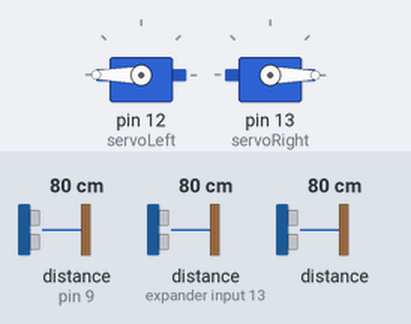
Bench run of a sketch on a simulated Arduino Uno, built with avr-gcc and run on an emulated ATmega328P. On the bench: 2 × servo. The test bench sets the inputs (shaded band); at power-on: distance to the obstacle (sensors on pin 9, expander input 13) 80 cm, distance to the obstacle 80 cm. The echo pulse lasts 58.3 µs per cm; what the sketch prints to the serial monitor is not drawn.

Above: at 1.2 s.
1.3 s: distance to the obstacle (sensor on pin 9) set to 9 cm
2.8 s: distance to the obstacle (sensor on pin 9) set to 6 cm
At 3.4 s:
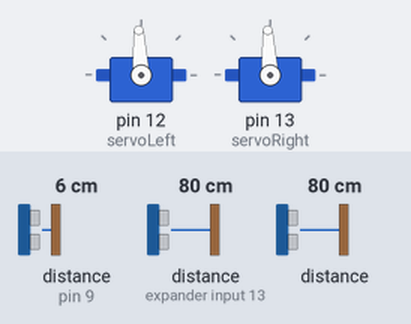
At 5.2 s:
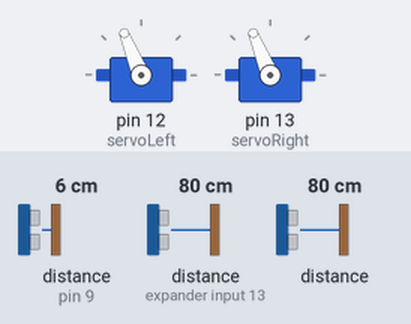
5.8 s: distance to the obstacle (sensor 209) set to 2 cm
8.8 s: distance to the obstacle (sensor on pin 9) set to 18 cm
10.5 s: distance to the obstacle (sensor on expander input 13) set to 2 cm
At 11.0 s:
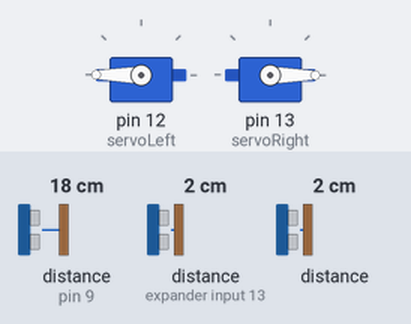
12.1 s: distance to the obstacle (sensor on expander input 13) set to 4 cm
At 13.0 s:
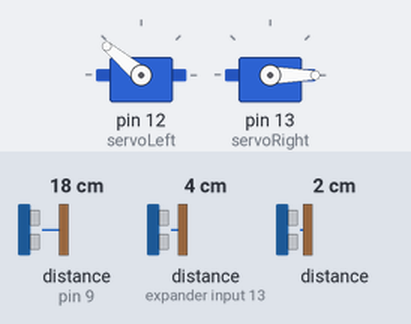
Timing chart, 0 to 14.7 s (numbered marks = the images above; inputs shaded):
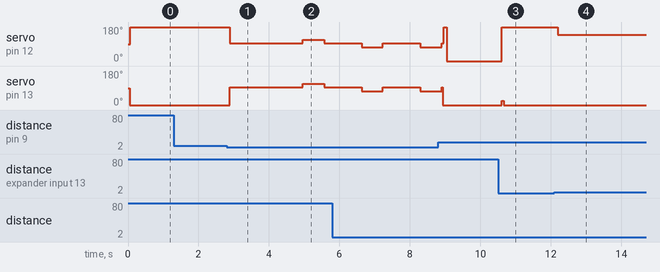

The sketch:

PID_MazeSolver.ino
```cpp
#include <Servo.h>              // Servo Library
#include <HCSR04.h>             // UltraSonic library for 1 trigger

Servo servoLeft;                // Declare Left Servo - using servoLeft will determine the velocity of the Left Servo
Servo servoRight;               // Declare Right Servo - using servoRight will determine the velocity of the Right Servo

// -----------------CAUTION-----------------
// TRIAL VERSION FOR PID STABILISER
// -----------------------------------------

// Distance Parameters & Initialisation
HCSR04 hc(3, new int[3]{9,10, 11}, 3); //initialisation class HCSR04 (trig pin , echo pin, number of sensor) (Front,Left,Right)

double distanceFRT, distanceLHS, distanceRHS;

const double thresholdDistanceFRT = 7.5;        // The left and right are pretty good now could make the front a bit bigger
const double thresholdDistanceLHS = 13.0;
const double thresholdDistanceRHS = 13.0;

// Solving Bias
// 0 - Left Bias
// 1 - Right Bias
int turnBias = 1;

// Signal Pre-processing
double filteredDistanceFRT = 0.0;
double filteredDistanceLHS = 0.0;
double filteredDistanceRHS = 0.0;
const  double default_smoothingFactor = 0.3;

// PID Params
double drift = 0.0;
double error = 0.0;
double prev_error = 0.0;
double deriv = 0.0;
double integ = 0;
double max_integ = 35;
double correction = 0.0;
double Kp = 20;           // Over-exaggerated motion
double Kd = 18;           // A lot of kick
double Ki = 0;            // TODO find optimal tuning.
double dt;
double leftservoVal;
double rightservoVal;
double currentTime;
double previousTime;

void setup() {
  attachServos();
  Serial.begin(9600);           // Sets baud rate.
}

void loop() {
    // Reset the movedForward flag at the beginning of each cycle
    bool movedForward = false;
    Serial.println("LOOP START");

    // Read initial sensor values
    distanceFRT = hc.dist(0);
    delay(10);                   // DO NOT REMOVE
    distanceLHS = hc.dist(1);
    delay(10);                   // DO NOT REMOVE
    distanceRHS = hc.dist(2);
    delay(10);                   // DO NOT REMOVE


    // While loop to move forward while the front distance is greater than the threshold
    while (distanceFRT > thresholdDistanceFRT) {
      if (!movedForward){
       servoRight.write(0);   // Right Servo rotates clockwise
       delay(20);
       servoLeft.write(180);    // Left Servo rotates anti-clockwise
       delay(20);
      }
      distanceFRT = hc.dist(0);
      delay(20);
      //Serial.print("DistanceFRT: ");
      //Serial.println(distanceFRT);

      // -----------------PD Ctrl START-----------------
      // Fetch Side sensor vals
      distanceLHS = hc.dist(1);
      filteredDistanceLHS = EWMA_Filter(distanceLHS, filteredDistanceLHS, default_smoothingFactor);      // Filtering out noise
      delay(20);
      distanceRHS = hc.dist(2);
      filteredDistanceRHS = EWMA_Filter(distanceRHS, filteredDistanceRHS, default_smoothingFactor);
      delay(20);

      // PID calculations Start
      correction = PD_correction(distanceLHS, distanceRHS);

      // Impose new servo velocities
      leftservoVal = constrain(180 - correction, 0, 180);
      rightservoVal = constrain(0 - correction, 0, 180);

      servoLeft.write(leftservoVal);
      servoRight.write(rightservoVal);

      // Debug statement, comment it to hide
      //Serial.print(drift); Serial.print(", "); Serial.print(leftservoVal); Serial.print(", "); Serial.println(rightservoVal);
      // -----------------PD Ctrl END-----------------


      movedForward = true;
    }
        stopMove();
        Serial.println("EXITED WHILE LOOP ");
        delay(1000);                               // DEBUG: Delay just to see visually

    // If the while loop was not executed, handle the alternative logic
    if (!movedForward) {
        Serial.print("Entered Alternative Logic ");
        stopMove();
        distanceLHS = hc.dist(1);
        delay(10);                   // DO NOT REMOVE
        distanceRHS = hc.dist(2);
        delay(10);                   // DO NOT REMOVE

        // Logic to determine the clear path
        if ((distanceLHS > thresholdDistanceLHS) && (distanceRHS <= thresholdDistanceRHS)) { // works well after threshold change
            turnLeft(600);           // Turn Left if it's clear for battery(600) and usb(800)
                Serial.print("LOGIC : Turning Left");
        } else if ((distanceRHS > thresholdDistanceRHS) && (distanceLHS <= thresholdDistanceLHS)) {
            turnRight(600);          // Turn Right if it's clear
                Serial.print("LOGIC : Turning Right");
        } else if ((distanceLHS > thresholdDistanceLHS) && (distanceRHS > thresholdDistanceRHS)) {
            if (turnBias == 0) {
                turnLeft(600);
                Serial.print("Junction Detected, turning left");
            } else if (turnBias == 1) {
                turnRight(600);
                Serial.print("Junction Detected, turning right");
            }
            Serial.print(" LHS: ");
            Serial.print(distanceLHS);
            Serial.print(", RHS: ");
            Serial.println(distanceRHS);
        } else {                                                                 // DEBUG: Print sensor values if none of the conditions to see problem (DEAD END CODE GO HERE)
            // Print sensor values if none of the conditions are met
            turnRight(1000);
            Serial.print("No clear path detected. Sensor values - FRT: ");
            Serial.print(distanceFRT);
            Serial.print(", LHS: ");
            Serial.print(distanceLHS);
            Serial.print(", RHS: ");
            Serial.println(distanceRHS);
        }
    }
}

void attachServos() {
  servoLeft.attach(12);         // Left signal connects to pin 12
  servoRight.attach(13);        // Right signal connects to pin 13
}
void detachServos() {           // Stops signals to Servos
  servoLeft.detach();         // Left signal disconnects to pin 12
  servoRight.detach();        // Right signal disconnects to pin 13
}

void forwardMove(int duration) {
  unsigned long startTime = millis();
  while (millis() - startTime < duration) {
    servoLeft.writeMicroseconds(1700);    // Left Servo rotates anti-clockwise
    servoRight.writeMicroseconds(1300);   // Right Servo rotates clockwise
  }
  stopMove();
}

void backwardMove(int duration) {
  unsigned long startTime = millis();
  while (millis() - startTime < duration) {
    servoLeft.writeMicroseconds(1300);    // Left Servo rotates clockwise
    servoRight.writeMicroseconds(1700);   // Right Servo rotates anti-clockwise
  }
  stopMove();
}

void turnLeft(int duration) {
  unsigned long startTime = millis();
  while (millis() - startTime < duration) {
    servoLeft.writeMicroseconds(1300);    // Left Servo rotates clockwise
    servoRight.writeMicroseconds(1300);   // Right Servo rotates clockwise
  }
  stopMove();
}

void turnRight(int duration) {
  unsigned long startTime = millis();
  while (millis() - startTime < duration) {
    servoLeft.writeMicroseconds(1700);    // Left Servo rotates anti-clockwise
    servoRight.writeMicroseconds(1700);   // Right Servo rotates anti-clockwise
  }
  stopMove();
}


void stopMove() {
  servoLeft.writeMicroseconds(1500);
  servoRight.writeMicroseconds(1500);
}

double EWMA_Filter(double newVal, double prevFilteredVal, double smoothingFactor){
  return (smoothingFactor * newVal) + ((1-smoothingFactor) * prevFilteredVal);
}

double PD_correction(double distanceLHS, double distanceRHS) {
  currentTime = millis();
  dt = (double)(currentTime - previousTime);

  // Drift is the error signal
  drift = distanceLHS - distanceRHS;
  error = drift;
  deriv = (error - prev_error) / dt;
  integ += (error + prev_error) * dt;
  // Anti-windup - integral clamping.
  if (integ > max_integ) {
    integ = max_integ;
  }
  else {
    integ = integ;
  }

  // PID Value
  correction =  (Kd * deriv) + (Kp * error) + (Ki * integ);   // This will determine the servo velocities

  // Store past values
  prev_error = error;
  previousTime = currentTime;

  // Debug statement, comment it to hide
  //Serial.print(drift); Serial.print(", "); Serial.print(leftservoVal); Serial.print(", "); Serial.println(rightservoVal);
  return correction;
}


// Legacy movement
  void pivotForwardLeft(int microsecondTime) {
    servoLeft.writeMicroseconds(1500);    // Left Servo stationary
    servoRight.writeMicroseconds(1300);   // Right Servo rotates clockwise
    delay(microsecondTime);               // Move time in microseconds
  }

  void pivotForwardRight(int microsecondTime) {
    servoLeft.writeMicroseconds(1700);    // Left Servo anti-clockwise
    servoRight.writeMicroseconds(1500);   // Right Servo stationary
    delay(microsecondTime);               // Move time in microseconds
  }

  void pivotBackwardLeft(int microsecondTime) {
    servoLeft.writeMicroseconds(1500);    // Left Servo stationary
    servoRight.writeMicroseconds(1700);   // Right Servo anti-clockwise
    delay(microsecondTime);
  }

  void pivotBackwardRight(int microsecondTime) {
    servoLeft.writeMicroseconds(1300);    // Left Servo clockwise
    servoRight.writeMicroseconds(1500);   // Right Servo stationary
    delay(microsecondTime);
  }

  void forwardMoveRamp(int microsecondTime) {
    for (int speed = 0; speed <= 100; speed += 5) {   // Increase speed to full speed
      servoLeft.writeMicroseconds(1500 + speed);
      servoRight.writeMicroseconds(1500 - speed);
      delay(microsecondTime);                         // Incremental time
    }
    delay(1000); // full speed for 1 second
  }

  void backwardMoveRamp(int microsecondTime) {
    for (int speed = 0; speed <= 100; speed += 5) {   // Increase speed to full speed
      servoLeft.writeMicroseconds(1500 + speed);
      servoRight.writeMicroseconds(1500 - speed);
      delay(microsecondTime);                         // Incremental time
    }
    delay(1000); // full speed for 1 second
  }
```

Measured:
- the behaviour switches between 8 and 7 cm on distance to the obstacle (sensor on pin 9) (found by bisection; images 0 and 1)
- after the input at 1.3 s, every drawn part: stays the same
- after the input at 2.8 s, servo on pin 12 (servoLeft): 180° → 93° after 0.09 s, → 112° 2.1 s later, → 93° 0.60 s later; servo on pin 13 (servoRight): 0° → 93° after 0.09 s, → 112° 2.1 s later, → 93° 0.60 s later
- after the input at 10.5 s, servo on pin 12 (servoLeft): 0° → 180° after 0.11 s; servo on pin 13 (servoRight): 0° → 22° after 0.11 s, → 0° 0.06 s later
- after the input at 12.1 s, servo on pin 12 (servoLeft): 180° → 139° after 0.10 s, → 140° 0.06 s later
